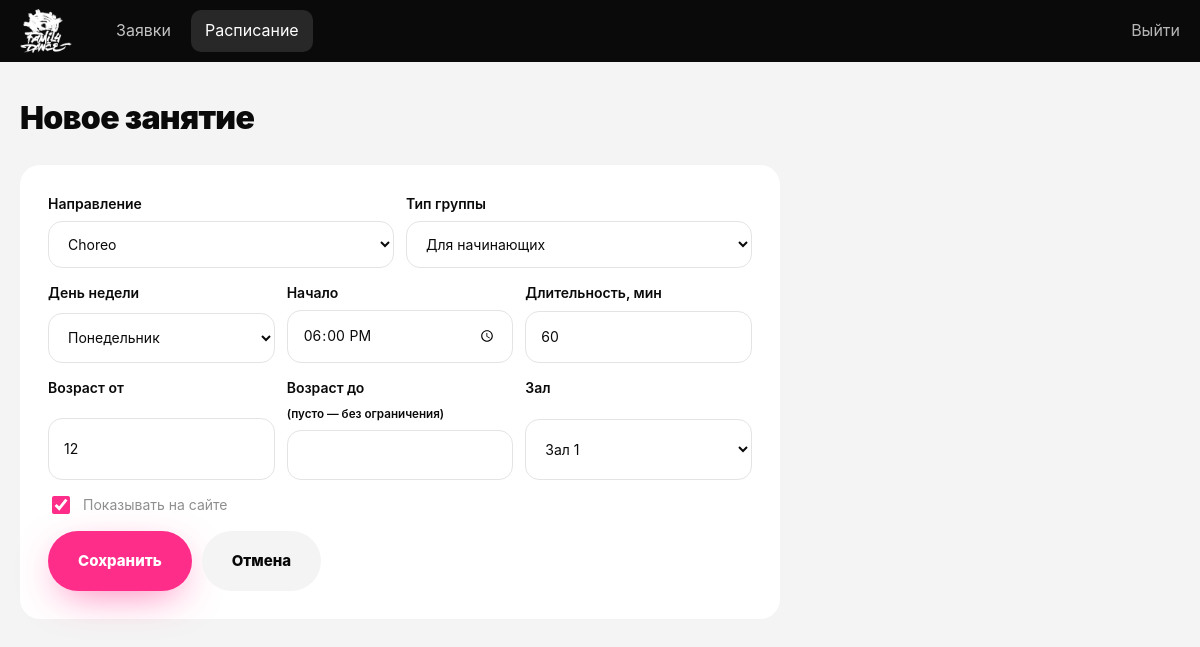
The app's page /admin/schedule_edit.php (signed in) with its own data.
### tables this page shows
CREATE TABLE directions (
  id           INT UNSIGNED AUTO_INCREMENT PRIMARY KEY,
  name         VARCHAR(60)  NOT NULL,
  name_ru      VARCHAR(60)  NOT NULL,
  slug         VARCHAR(60)  NOT NULL UNIQUE,
  description  TEXT,
  ages         VARCHAR(30)  NOT NULL,
  audience     SET('kids','teens','adults') NOT NULL,
  price        INT UNSIGNED NOT NULL DEFAULT 3000,
  sort         TINYINT UNSIGNED NOT NULL DEFAULT 0
);

### includes/db.php (called while the page is built, shortened)
<?php
$config = require __DIR__ . '/config.php';
function e(?string $value): string
{
    return htmlspecialchars($value ?? '', ENT_QUOTES, 'UTF-8');
}

### includes/config.php (called while the page is built)
<?php
return [
    'db_host' => '127.0.0.1',
    'db_name' => 'family_dance',
    'db_user' => 'root',
    'db_pass' => '',
    'min_age' => 5,
    'max_age' => 70,
    'apps_per_phone_per_day' => 3,
];

### admin/schedule_edit.php (the view, shortened to what this page needs)
<?php
require __DIR__ . '/auth.php';
$directions = $pdo->query('SELECT id, name FROM directions ORDER BY sort')->fetchAll();
$slot = [
    'direction_id' => $directions[0]['id'] ?? 0, 'weekday' => 1, 'start_time' => '18:00', 'duration' => 60,
    'min_age' => 12, 'max_age' => null, 'level' => 'beginner', 'hall' => HALLS[0], 'is_active' => 1,
];
function options(array $items, $selected): string
{
    $html = '';
    foreach ($items as $value => $label) {
        $sel = (string)$value === (string)$selected ? ' selected' : '';
        $html .= '<option value="' . e((string)$value) . '"' . $sel . '>' . e($label) . '</option>';
    }
    return $html;
}
?>
<form class="form form--admin" method="post">
  <div class="form__row">
    <label>Направление<select name="direction_id"><?= options(array_column($directions, 'name', 'id'), $slot['direction_id']) ?></select></label>
    <label>Тип группы<select name="level"><?= options(LEVELS, $slot['level']) ?></select></label>
  </div>
  <div class="form__row form__row--3">
    <label>День недели<select name="weekday"><?= options(WEEKDAYS, $slot['weekday']) ?></select></label>
    <label>Начало<input type="time" name="start_time" value="<?= e($slot['start_time']) ?>" required></label>
    <label>Длительность, мин<input type="number" name="duration" min="30" max="180" step="15" value="<?= (int)$slot['duration'] ?>"></label>
  </div>
  <div class="form__row form__row--3">
    <label>Возраст от<input type="number" name="min_age" min="<?= $config['min_age'] ?>" max="<?= $config['max_age'] ?>" value="<?= (int)$slot['min_age'] ?>"></label>
    <label>Возраст до <small>(пусто — без ограничения)</small><input type="number" name="max_age" min="<?= $config['min_age'] ?>" max="<?= $config['max_age'] ?>" value="<?= $slot['max_age'] !== null ? (int)$slot['max_age'] : '' ?>"></label>
    <label>Зал<select name="hall"><?= options(array_combine(HALLS, HALLS), $slot['hall']) ?></select></label>
  </div>
  <label class="form__check"><input type="checkbox" name="is_active" <?= $slot['is_active'] ? 'checked' : '' ?>> Показывать на сайте</label>
  <div class="form__actions">
    <button class="btn">Сохранить</button>
    <a href="schedule.php" class="btn btn--light">Отмена</a>
  </div>
</form>

### assets/style.css (style rules this page uses)
:root { --bg: #080808; --bg-2: #0f0f0f; --card: #141414; --card-2: #1c1c1c; --fg: #f4f4f4; --fg-2: #8f8f8f; --border: rgba(255, 255, 255, 0.08); --pink: #ff2d8a; --orange: #ff7a18; --lime: #a4ff39; --grad: linear-gradient(100deg, var(--pink), var(--orange)); --ink: #0a0a0a; --ink-2: #6b6b6b; --line: #e4e4e4; --tint: #f1f1f1; --dark: #0a0a0a; --ok: #1a7f37; --err: #e5484d; --r: 22px; --ease: cubic-bezier(0.16, 1, 0.3, 1); --font: -apple-system, BlinkMacSystemFont, 'SF Pro Display', 'Segoe UI', Inter, Roboto, Arial, sans-serif; --font-script: 'Caveat', 'Segoe Print', cursive; }
* { box-sizing: border-box; }
html { scroll-behavior: smooth; scroll-padding-top: 80px; }
body { margin: 0; font-family: var(--font); background: var(--bg); color: var(--fg); line-height: 1.6; -webkit-font-smoothing: antialiased; overflow-x: hidden; }
a { color: inherit; }
button, input, select, textarea { font: inherit; color: inherit; }
.btn { position: relative; display: inline-flex; align-items: center; gap: 8px; padding: 18px 30px; border: 0; border-radius: 999px; background: var(--pink); color: #fff; font-weight: 800; font-size: 15px; text-decoration: none; cursor: pointer; overflow: hidden; isolation: isolate; box-shadow: 0 12px 40px -12px rgba(255, 45, 138, 0.7); transition: transform 0.4s var(--ease), box-shadow 0.3s; }
.btn::before { content: ''; position: absolute; inset: 0; z-index: -1; background: var(--orange); border-radius: inherit; transform: translateY(101%); transition: transform 0.45s var(--ease); }
.btn--light { background: var(--fg); color: var(--bg); box-shadow: none; }
.btn--light::before { background: var(--pink); }
.form { display: grid; gap: 14px; }
.form label { display: grid; gap: 6px; font-size: 14px; font-weight: 600; }
.form input, .form select, .form textarea { width: 100%; padding: 13px 15px; border: 1px solid var(--line); border-radius: 14px; background: #fff; color: var(--ink); font-weight: 400; }
.form__row { display: grid; grid-template-columns: 1fr 1.4fr; gap: 12px; }
.form .form__check { display: flex; align-items: flex-start; gap: 10px; font-weight: 400; color: var(--fg-2); }
.form__check input { width: 18px; height: 18px; margin-top: 2px; accent-color: var(--pink); flex: none; }

### assets/admin.css (style rules this page uses)
.admin { background: #f4f4f4; color: var(--ink); }
.form--admin { background: #fff; padding: 28px; border-radius: 20px; max-width: 760px; }
.form--admin .form__row { grid-template-columns: 1fr 1fr; }
.form--admin .form__row--3 { grid-template-columns: 1fr 1fr 1fr; }
.form__actions { display: flex; gap: 10px; }

### records on screen
directions: direction_id "Choreo", level "Для начинающих", weekday "Понедельник", start_time "18:00", duration "60", min_age "12", hall "Зал 1", is_active "☑"

### other values on screen
$label "Заявки"
$label "Расписание"
$title "Новое занятие"
